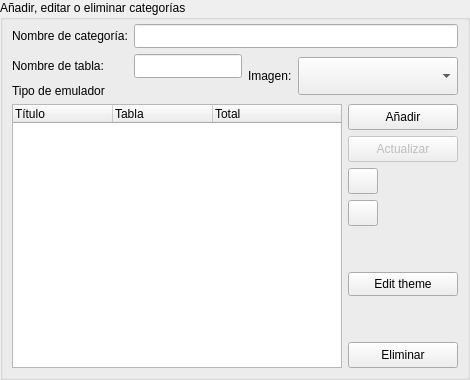
     <widget class="QWidget" name="page_2">
      <layout class="QVBoxLayout" name="verticalLayout_1">
       <property name="margin">
        <number>0</number>
       </property>
       <item>
        <widget class="QGroupBox" name="gBox_categorias">
         <property name="title">
          <string>Añadir, editar o eliminar categorías</string>
         </property>
         <layout class="QGridLayout" name="gridLayout_categorias">
          <property name="topMargin">
           <number>4</number>
          </property>
          <item row="1" column="0">
           <widget class="QLabel" name="lb_Opt_10">
            <property name="minimumSize">
             <size>
              <width>108</width>
              <height>0</height>
             </size>
            </property>
            <property name="text">
             <string>Nombre de tabla:</string>
            </property>
           </widget>
          </item>
          <item row="0" column="0">
           <widget class="QLabel" name="lb_Opt_9">
            <property name="minimumSize">
             <size>
              <width>108</width>
              <height>0</height>
             </size>
            </property>
            <property name="text">
             <string>Nombre de categoría:</string>
            </property>
           </widget>
          </item>
          <item row="0" column="1" colspan="4">
           <widget class="QLineEdit" name="txtCatNombre">
            <property name="minimumSize">
             <size>
              <width>160</width>
              <height>24</height>
             </size>
            </property>
           </widget>
          </item>
          <item row="1" column="1">
           <widget class="QLineEdit" name="txtCatTabla">
            <property name="minimumSize">
             <size>
              <width>100</width>
              <height>24</height>
             </size>
            </property>
           </widget>
          </item>
          <item row="3" column="0" rowspan="8" colspan="4">
           <widget class="QTreeWidget" name="twCategorias">
            <property name="selectionBehavior">
             <enum>QAbstractItemView::SelectRows</enum>
            </property>
            <property name="iconSize">
             <size>
              <width>32</width>
              <height>32</height>
             </size>
            </property>
            <property name="rootIsDecorated">
             <bool>false</bool>
            </property>
            <property name="uniformRowHeights">
             <bool>true</bool>
            </property>
            <property name="allColumnsShowFocus">
             <bool>true</bool>
            </property>
            <column>
             <property name="text">
              <string>Título</string>
             </property>
            </column>
            <column>
             <property name="text">
              <string>Tabla</string>
             </property>
            </column>
            <column>
             <property name="text">
              <string>Total</string>
             </property>
            </column>
           </widget>
          </item>
          <item row="3" column="4">
           <widget class="QPushButton" name="btnCatAdd">
            <property name="minimumSize">
             <size>
              <width>110</width>
              <height>26</height>
             </size>
            </property>
            <property name="text">
             <string>Añadir</string>
            </property>
            <property name="icon">
             <iconset resource="../res/gr-lida.qrc">
              <normaloff>:/img16/list_add.png</normaloff>:/img16/list_add.png</iconset>
            </property>
           </widget>
          </item>
          <item row="5" column="4">
           <widget class="QPushButton" name="btnCatSubir">
            <property name="minimumSize">
             <size>
              <width>30</width>
              <height>26</height>
             </size>
            </property>
            <property name="maximumSize">
             <size>
              <width>30</width>
              <height>26</height>
             </size>
            </property>
            <property name="icon">
             <iconset resource="../res/gr-lida.qrc">
              <normaloff>:/img16/go-up.png</normaloff>:/img16/go-up.png</iconset>
            </property>
           </widget>
          </item>
          <item row="4" column="4">
           <widget class="QPushButton" name="btnCatUpdate">
            <property name="enabled">
             <bool>false</bool>
            </property>
            <property name="minimumSize">
             <size>
              <width>110</width>
              <height>26</height>
             </size>
            </property>
            <property name="text">
             <string>Actualizar</string>
            </property>
            <property name="icon">
             <iconset resource="../res/gr-lida.qrc">
              <normaloff>:/img16/actualizar.png</normaloff>:/img16/actualizar.png</iconset>
            </property>
           </widget>
          </item>
          <item row="10" column="4">
           <widget class="QPushButton" name="btnCatDelete">
            <property name="minimumSize">
             <size>
              <width>110</width>
              <height>26</height>
             </size>
            </property>
            <property name="text">
             <string>Eliminar</string>
            </property>
            <property name="icon">
             <iconset resource="../res/gr-lida.qrc">
              <normaloff>:/img16/list_remove.png</normaloff>:/img16/list_remove.png</iconset>
            </property>
           </widget>
          </item>
          <item row="6" column="4">
           <widget class="QPushButton" name="btnCatBajar">
            <property name="minimumSize">
             <size>
              <width>30</width>
              <height>26</height>
             </size>
            </property>
            <property name="maximumSize">
             <size>
              <width>30</width>
              <height>26</height>
             </size>
            </property>
            <property name="icon">
             <iconset resource="../res/gr-lida.qrc">
              <normaloff>:/img16/go-down.png</normaloff>:/img16/go-down.png</iconset>
            </property>
           </widget>
          </item>
          <item row="2" column="0">
           <widget class="QLabel" name="lb_Opt_52">
            <property name="text">
             <string>Tipo de emulador</string>
            </property>
           </widget>
          </item>
          <item row="7" column="4">
           <spacer name="verticalSpacer_4">
            <property name="orientation">
             <enum>Qt::Vertical</enum>
            </property>
            <property name="sizeType">
             <enum>QSizePolicy::Preferred</enum>
            </property>
            <property name="sizeHint" stdset="0">
             <size>
              <width>20</width>
              <height>40</height>
             </size>
            </property>
           </spacer>
          </item>
          <item row="8" column="4">
           <widget class="QPushButton" name="btnCatEditTheme">
            <property name="minimumSize">
             <size>
              <width>110</width>
              <height>24</height>
             </size>
            </property>
            <property name="text">
             <string>Edit theme</string>
            </property>
            <property name="icon">
             <iconset resource="../res/gr-lida.qrc">
              <normaloff>:/img16/style.png</normaloff>:/img16/style.png</iconset>
            </property>
           </widget>
          </item>
          <item row="9" column="4">
           <spacer name="verticalSpacer_5">
            <property name="orientation">
             <enum>Qt::Vertical</enum>
            </property>
            <property name="sizeHint" stdset="0">
             <size>
              <width>20</width>
              <height>40</height>
             </size>
            </property>
           </spacer>
          </item>
          <item row="1" column="3" rowspan="2" colspan="2">
           <widget class="QGroupComboBox" name="cbxCatImg">
            <property name="minimumSize">
             <size>
              <width>160</width>
              <height>38</height>
             </size>
            </property>
            <property name="iconSize">
             <size>
              <width>32</width>
              <height>32</height>
             </size>
            </property>
           </widget>
          </item>
          <item row="1" column="2" rowspan="2">
           <widget class="QLabel" name="lb_Opt_11">
            <property name="text">
             <string>Imagen:</string>
            </property>
           </widget>
          </item>
         </layout>
        </widget>
       </item>
      </layout>
     </widget>
